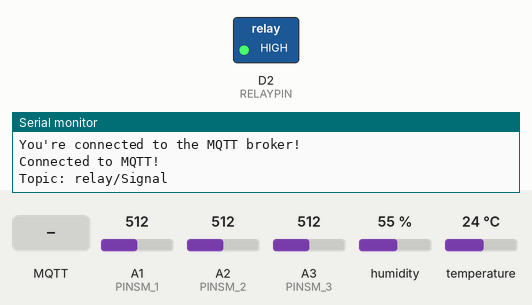
Recording of a sketch running on a simulated Arduino MKR. Parts: switched loads named in the sketch (green lamp = pin HIGH), the last lines printed to the serial monitor. Inputs (shaded band) come from the test bench; at power-on: A1 (PINSM_1) = 512, A2 (PINSM_2) = 512, A3 (PINSM_3) = 512, humidity 55 %, temperature 24 °C. WiFi joins after 1.5 s; servers stay silent unless stated; no MQTT or app messages arrive unless stated.

Above: at 2.8 s.
2.9 s: MQTT message "5" arrives on the first subscribed topic
At 8.05 s:
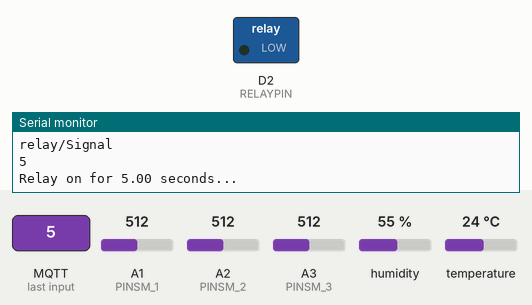
9.6 s: MQTT message "on" arrives on the first subscribed topic
At 10.3 s:
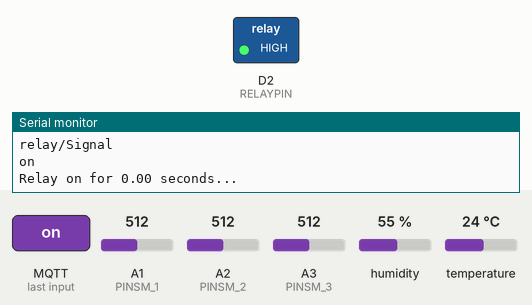
11.1 s: MQTT message "off" arrives on the first subscribed topic
At 11.2 s:
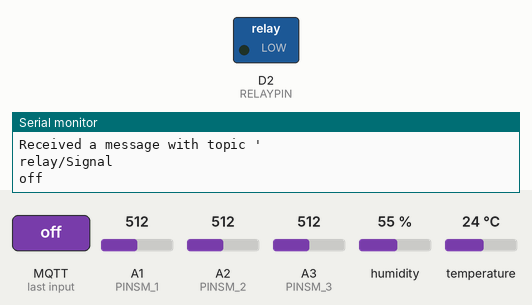
Timing chart, 0 to 14.1 s (numbered marks = the images above; inputs shaded):
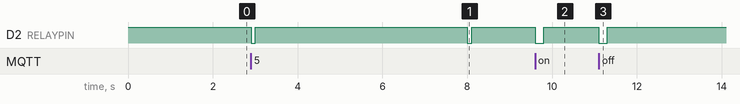

Measured:
- after the input at 2.9 s, D2 (RELAYPIN): alternates HIGH for 5.0 s and LOW for 0.10 s, starting at once
- after the input at 9.6 s, D2 (RELAYPIN): HIGH → LOW at once, → HIGH 0.20 s later
- after the input at 11.1 s, D2 (RELAYPIN): HIGH → LOW at once, → HIGH 0.20 s later

The sketch:

MQTT.ino
```cpp
#include "DHT.h"               //Librería del sensor DHT11
#include "config.h"            //Configuración de conexiones (WiFi - MQTT - Sensores(pines))

#include <SPI.h>               //v
#include <WiFi101.h>           //Librería de conexión WiFi
#include <ArduinoMqttClient.h> //Librería de MQTT

#define DHTTYPE DHT11
DHT dht(DHTPIN, DHTTYPE); //Inicialización de la librería

#define OFF HIGH // Cambiar en caso de no funcionar el relay
#define ON LOW

//Datos de conexión a WiFi
const char ssid[]= SECRET_SSID;
const char pass[]= SECRET_PASS;
WiFiClient wifiClient;
MqttClient mqttClient(wifiClient);

//Servidor de MQTT Mosquitto alojado en la Raspberry Pi
const char broker[] = IP; //IP de la Raspberry Pi
int port = P;             //Puerto de MQTT (por defecto es 1883)

//Tópico de publicación (envío de datos)
const char sensor[] = "data/Sensor";

//Tópico de suscripción (para recibir órdenes)
const char relay[] = "relay/Signal";

const long interval = 5000; //intervalo de envío de los datos
unsigned long previousMillis = 0;
int count = 0;


void setup() {
  Serial.begin(115200);
  dht.begin();
  pinMode(RELAYPIN, OUTPUT);    //Inicialización del Relé
  digitalWrite(RELAYPIN, OFF); //Estado inicial Apagado
  // En caso de no funcionar, cambiar las definiciones de ENCENDIDO y APAGADO al inicio del código

  connectMQTT(mqttClient);
  reconnectIfError();
  mqttClient.onMessage(onMqttMessage);
  mqttClient.subscribe(relay);
  Serial.print("Topic: ");
  Serial.println(relay);
}


void loop() {
  mqttClient.poll();
  unsigned long currentMillis = millis();
  if (currentMillis - previousMillis >= interval){
    //Guardar el estado previo
    previousMillis = currentMillis;

    //DHT11
    float t = dht.readTemperature();
    float h = dht.readHumidity();
    String temp = String(t);
    String hum = String(h);
    if (isnan(t)){
      temp = "null";
    }
    if (isnan(h)){
      hum = "null";
    }

    //SOIL MOISTURE
    int sm1_percent = getPercent(map(analogRead(PINSM_1), airValue1, waterValue1, 0, 100));
    int sm2_percent = getPercent(map(analogRead(PINSM_2), airValue2, waterValue2, 0, 100));
    int sm3_percent = getPercent(map(analogRead(PINSM_3), airValue3, waterValue3, 0, 100));

    String sensor_data = "{Temperature: "+ String(t)+ ", Humidity: "+ String(h)+", SM1: "+String(sm1_percent)+", SM2: "+String(sm2_percent)+", SM3: "+String(sm3_percent)+"}";

    String test ="{\"Temperature\": "+ temp +", "+"\"Humidity\": "+ hum +", "+"\"SM1\": "+String(sm1_percent)+", "+"\"SM2\": "+String(sm2_percent)+", "+"\"SM3\": "+String(sm3_percent)+"}";

    Serial.print("Sending message to topic: ");
    Serial.println(sensor);
    Serial.println(test);

    // ENVÍO DE LOS DATOS POR MQTT
    mqttClient.beginMessage(sensor);
    mqttClient.print(test);
    mqttClient.endMessage();

  }
  reconnectIfError();
}


/*--------------------FUNCIONES--------------------*/

//Reconectar en caso de desconexión repentina
void reconnectIfError(){
  while (!mqttClient.connected()){
  mqttClient.connect(broker,port);
  if (!mqttClient.connected()){
    Serial.println("Reconnecting to MQTT...");
    delay(2000);
  }
  else{
    Serial.println("Connected to MQTT!");
  }

    if (WiFi.status()!= WL_CONNECTED){
      while (WiFi.begin(ssid, pass) != WL_CONNECTED){
        //failed, retry
        Serial.println("Reconnecting to WiFi...");
        delay(2000);
      }
      Serial.println("Connected to WiFi!");
    }
  }
  mqttClient.onMessage(onMqttMessage);
  mqttClient.subscribe(relay);
}


//Recepción de mensajes desde la Raspberry Pi
void onMqttMessage(int messageSize) {
  String sign = "";
  Serial.println("Received a message with topic '");
  Serial.println(mqttClient.messageTopic());
  while (mqttClient.available()) {
    sign = sign + (char)mqttClient.read();
  }
  Serial.println(sign);
  float irrigation_time = sign.toFloat();
  turnOnRelay(irrigation_time);
}


//Conexión de WiFi y servidor MQTT
void connectMQTT(MqttClient mqttClient){
  Serial.print("Attempting to connect to WPA SSID: ");
  Serial.println(ssid);
  while (WiFi.begin(ssid, pass) != WL_CONNECTED){
    //failed, retry
    Serial.print(".");
    delay(5000);
  }
  Serial.println("You're connected to the network");
  Serial.println();
  Serial.print("Attempting to connect to the MQTT broker: ");
  Serial.println(broker);
  if (!mqttClient.connect(broker, port)) {
    Serial.print("MQTT connection failed! Error code = ");
    Serial.println(mqttClient.connectError());
    while(1);
  }
  Serial.println("You're connected to the MQTT broker!");
  Serial.println();
}


//Encender el relay x segundos
void turnOnRelay(float irrigation_time){
  digitalWrite(RELAYPIN,ON);
  delay(100);
  digitalWrite(RELAYPIN,OFF);
  Serial.print("Relay on for ");
  Serial.print(irrigation_time);
  Serial.println(" seconds...");
  delay((irrigation_time*1000));
  digitalWrite(RELAYPIN,ON);
  delay(100);
  digitalWrite(RELAYPIN,OFF);
}


//Regular valores anormales de los sensores
int getPercent(int SMPercent){
  if (SMPercent >= 100){
    SMPercent = 100;
  }
  else if (SMPercent <= 0){
    SMPercent = 0;
  }
  return SMPercent;
}
```

config.h
```cpp
/* CREDENCIALES */
// Datos WiFi
#define SECRET_SSID "movistar2,4GHZ_E210AA"
#define SECRET_PASS "Cincuenta50"
// Datos del servidor de MQTT
#define IP "192.168.1.111"
#define P 1883 //Puerto


/* CONFIGURACION DE LOS SENSORES*/
// Valores registrados en los sensores de humedad del suelo
//SECO
#define airValue1 697
#define airValue2 707
#define airValue3 713
//AGUA
#define waterValue1 251
#define waterValue2 284
#define waterValue3 265

// Pines de conexion
#define RELAYPIN 2 //Pin digital en el que esta conectado el relay
#define PINSM_1 A1 //Pines analogicos de los sensores de humedad del suelo
#define PINSM_2 A2 //--
#define PINSM_3 A3 //--
#define DHTPIN 3   //Pin digital al que se conecta el sensor de temperatura y humedad DHT11
```
